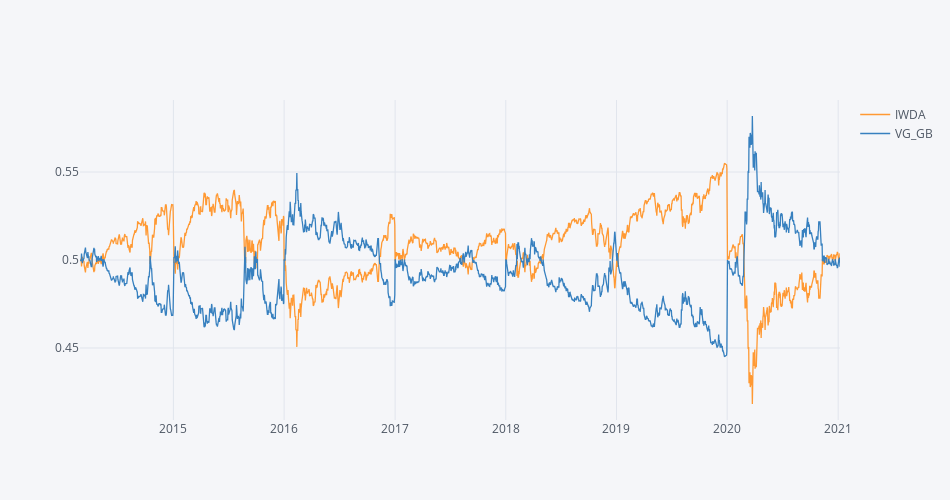

Notebook cell for this chart:
### Code cell
weights.iplot(dimensions=pl.dimensions)

### Figure 1 — Plotly figure (JSON) as saved in the notebook; plotly's stock layout.template omitted (floating-point values rounded to 4 significant figures; data arrays with more than 128 entries replaced by an {"elided": "..."} marker saying what was removed)
{"data": [{"line": {"color": "rgba(255, 153, 51, 1.0)", "dash": "solid", "shape": "linear", "width": 1.3}, "mode": "lines", "name": "IWDA", "text": "", "type": "scatter", "x": {"elided": "2507 str values"}, "y": {"elided": "2507 mixed values"}}, {"line": {"color": "rgba(55, 128, 191, 1.0)", "dash": "solid", "shape": "linear", "width": 1.3}, "mode": "lines", "name": "VG_GB", "text": "", "type": "scatter", "x": {"elided": "2507 str values"}, "y": {"elided": "2507 mixed values"}}], "layout": {"height": 500, "legend": {"bgcolor": "#F5F6F9", "font": {"color": "#4D5663"}}, "paper_bgcolor": "#F5F6F9", "plot_bgcolor": "#F5F6F9", "title": {"font": {"color": "#4D5663"}}, "width": 950, "xaxis": {"autorange": true, "gridcolor": "#E1E5ED", "range": ["2014-02-27", "2021-01-07"], "showgrid": true, "tickfont": {"color": "#4D5663"}, "title": {"font": {"color": "#4D5663"}, "text": ""}, "type": "date", "zerolinecolor": "#E1E5ED"}, "yaxis": {"autorange": true, "gridcolor": "#E1E5ED", "range": [0.4091, 0.5909], "showgrid": true, "tickfont": {"color": "#4D5663"}, "title": {"font": {"color": "#4D5663"}, "text": ""}, "type": "linear", "zerolinecolor": "#E1E5ED"}}}
